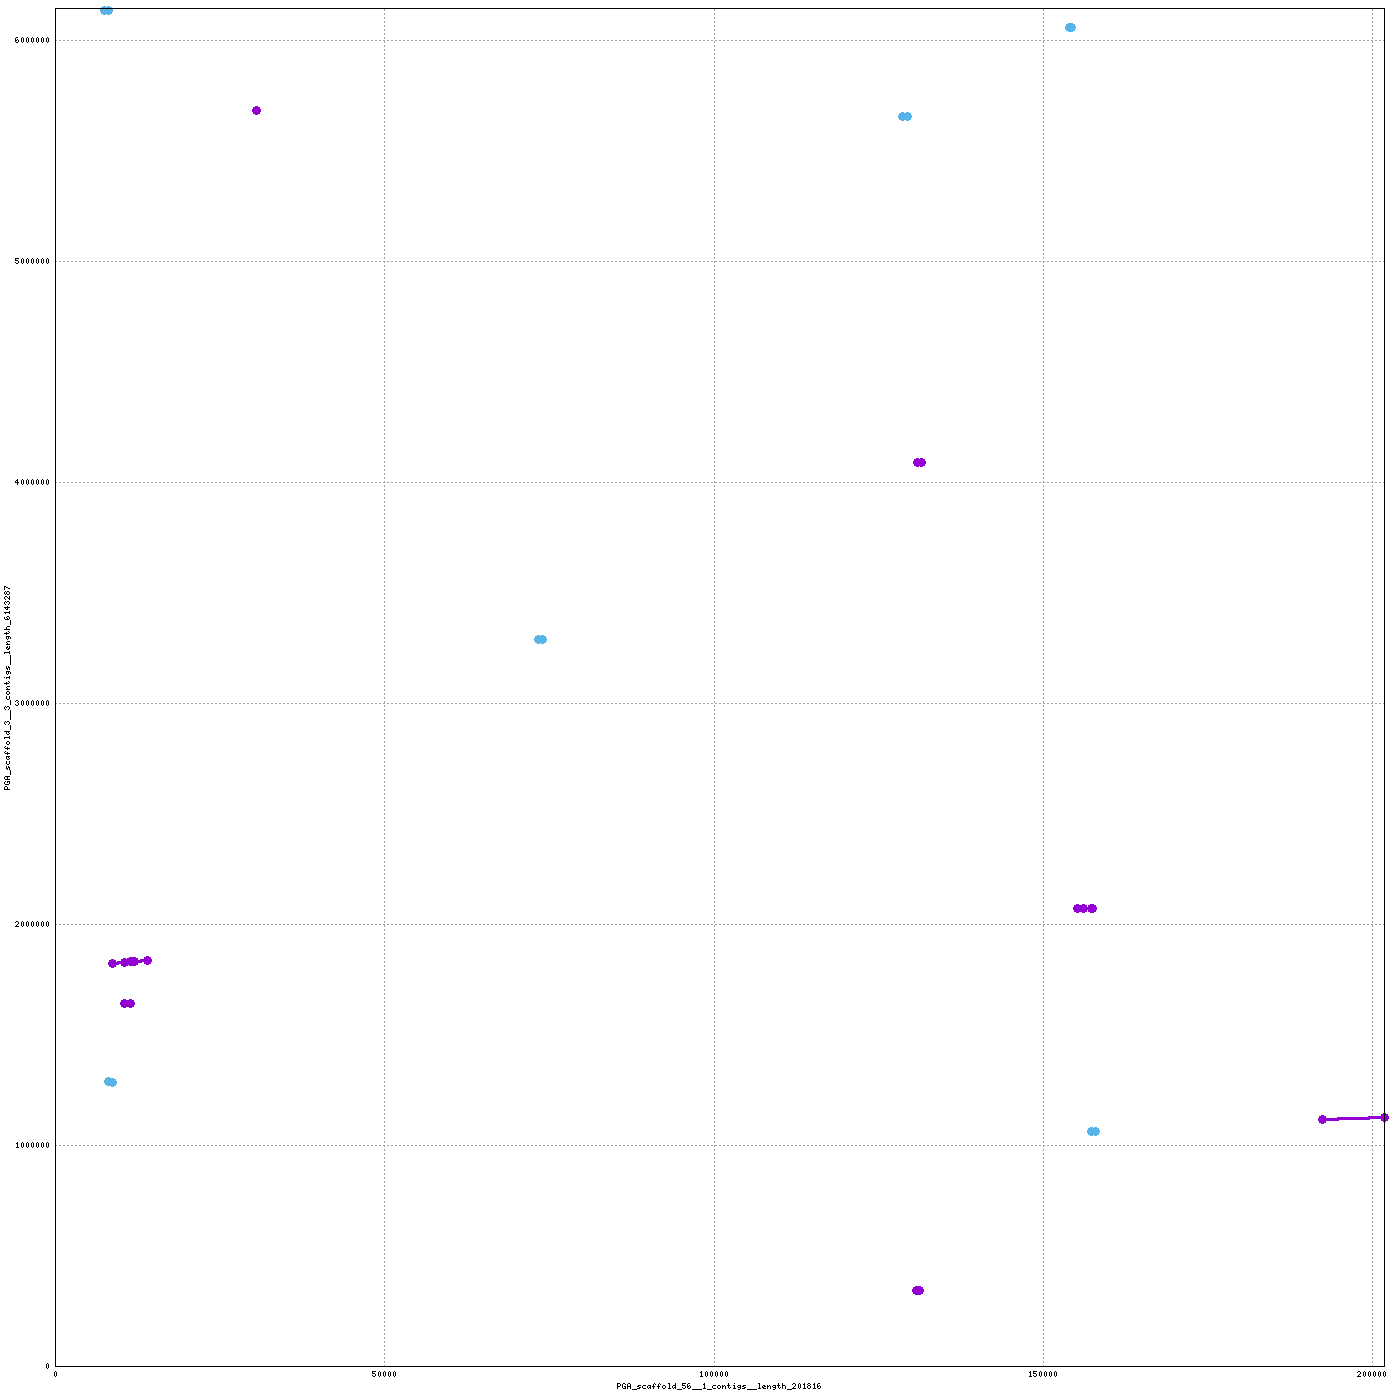

Generate this figure with gnuplot:
set terminal png tiny size 1400,1400
set output "/home/mike/Desktop/scripts/snakes/plot_pairs/hiCversion1.linear/nucmer/nucmer.111.png"
set size 1,1
set grid
unset key
set border 15
set tics scale 0
set xlabel "PGA_scaffold_56__1_contigs__length_201816"
set ylabel "PGA_scaffold_3__3_contigs__length_6143287"
set format "%.0f"
set mouse format "%.0f"
set mouse mouseformat "[%.0f, %.0f]"
if(GPVAL_VERSION < 5) set mouse clipboardformat "[%.0f, %.0f]"
set xrange [1:201816]
set yrange [1:6143287]
set style line 1  lt 1 lw 3 pt 6 ps 1
set style line 2  lt 3 lw 3 pt 6 ps 1
set style line 3  lt 2 lw 3 pt 6 ps 1
plot \
 "/home/mike/Desktop/scripts/snakes/plot_pairs/hiCversion1.linear/nucmer/nucmer.111.fplot" title "FWD" w lp ls 1, \
 "/home/mike/Desktop/scripts/snakes/plot_pairs/hiCversion1.linear/nucmer/nucmer.111.rplot" title "REV" w lp ls 2
